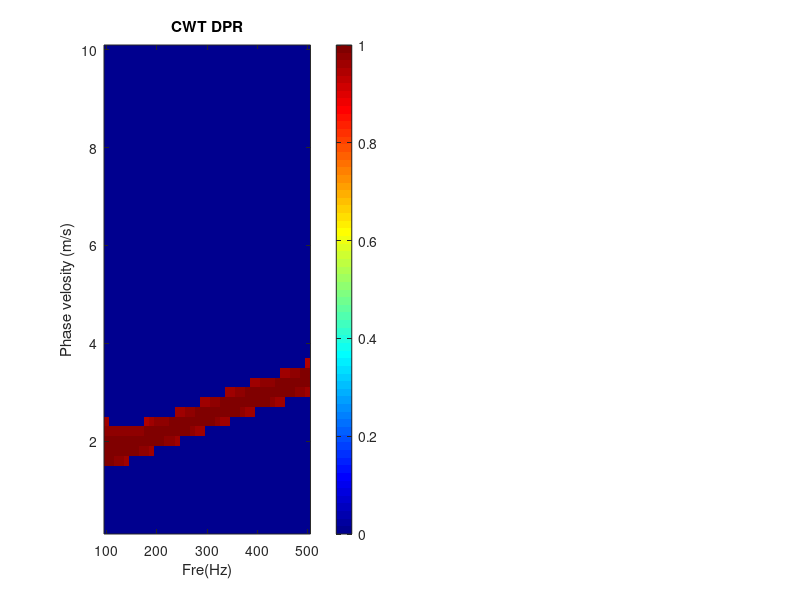

Write the MATLAB code that produced this figure. (Note: this script raises an error after producing the figure.)
clear all;
close all;
clc;

load('DataTrainViscoElatic.mat')
pics = PicData(:,:,1000);


%% Case 1 
% Real Physical properties
u1 = 2.3*10^3; % KPa
u2 = 2.2; % Pa*s
rho = 1000;

% range of Fre and Vs
freq = [10:1:50]*10;
v = [1:1:50]*0.2;

% DPR extracted from wavelet energy analysis
load('E_filter1.mat')
E_filter = E_filter';
pic_sim1 = (fliplr(E_filter));
% pic_sim1 = pic_sim1;

figure
subplot(1,2,1)
imagesc(freq,v,pic_sim1');
colormap(jet);
colorbar;
set(gca,'YDir','normal');
title('CWT DPR');
xlabel('Fre(Hz)');
ylabel('Phase velosity (m/s)');
hold on
Vs= DPRFun(u1, u2,rho, freq);
plot(freq,Vs,'LineWidth', 5);


pic= FiguresGenFun(u1, u2,rho, freq,v);
Vs= DPRFun(u1, u2,rho, freq);
subplot(1,2,2)
imagesc(freq,v,pic');
colormap(jet);
colorbar;
set(gca,'YDir','normal');
title('CWT DPR');
xlabel('Fre(Hz)');
ylabel('Phase velosity (m/s)');
hold on
plot(freq,Vs,'LineWidth', 5);

pics_sim(1,:,:) = [pic_sim1];
pics_sim(2,:,:) = [pic];
% save pics_sim pics_sim